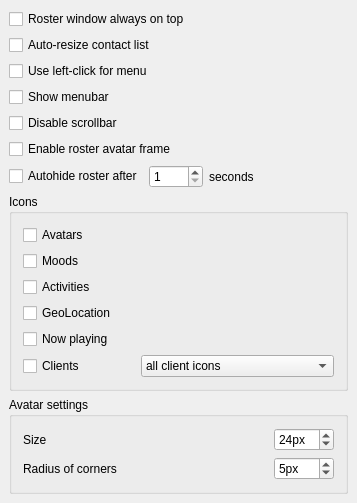
<?xml version="1.0" encoding="UTF-8"?>
<ui version="4.0">
 <class>OptRoster</class>
 <widget class="QWidget" name="OptRoster">
  <property name="geometry">
   <rect>
    <x>0</x>
    <y>0</y>
    <width>357</width>
    <height>481</height>
   </rect>
  </property>
  <property name="windowTitle">
   <string>OptApplicationUI</string>
  </property>
  <layout class="QVBoxLayout">
   <property name="spacing">
    <number>6</number>
   </property>
   <property name="margin">
    <number>9</number>
   </property>
   <item>
    <widget class="QCheckBox" name="ck_alwaysOnTop">
     <property name="text">
      <string>Roster window always on top</string>
     </property>
    </widget>
   </item>
   <item>
    <widget class="QCheckBox" name="ck_autoRosterSize">
     <property name="text">
      <string>Auto-resize contact list</string>
     </property>
    </widget>
   </item>
   <item>
    <widget class="QCheckBox" name="ck_useleft">
     <property name="enabled">
      <bool>true</bool>
     </property>
     <property name="text">
      <string>Use left-click for menu</string>
     </property>
    </widget>
   </item>
   <item>
    <widget class="QCheckBox" name="ck_showMenubar">
     <property name="text">
      <string>Show menubar</string>
     </property>
    </widget>
   </item>
   <item>
    <widget class="QCheckBox" name="ck_disableScrollbar">
     <property name="whatsThis">
      <string>Disables scrollbar in the application window.</string>
     </property>
     <property name="text">
      <string>Disable scrollbar</string>
     </property>
    </widget>
   </item>
   <item>
    <widget class="QCheckBox" name="ck_roster_avatar">
     <property name="whatsThis">
      <string>Enables avatar frame at the top of roster</string>
     </property>
     <property name="text">
      <string>Enable roster avatar frame</string>
     </property>
    </widget>
   </item>
   <item>
    <layout class="QHBoxLayout" name="horizontalLayout_3">
     <item>
      <widget class="QCheckBox" name="cb_autohide">
       <property name="text">
        <string>Autohide roster after</string>
       </property>
      </widget>
     </item>
     <item>
      <widget class="QSpinBox" name="sb_hideInterval">
       <property name="minimum">
        <number>1</number>
       </property>
       <property name="maximum">
        <number>9999</number>
       </property>
      </widget>
     </item>
     <item>
      <widget class="QLabel" name="label_2">
       <property name="text">
        <string>seconds</string>
       </property>
      </widget>
     </item>
     <item>
      <spacer name="horizontalSpacer">
       <property name="orientation">
        <enum>Qt::Horizontal</enum>
       </property>
       <property name="sizeHint" stdset="0">
        <size>
         <width>0</width>
         <height>0</height>
        </size>
       </property>
      </spacer>
     </item>
    </layout>
   </item>
   <item>
    <widget class="QGroupBox" name="gb_docklet">
     <property name="title">
      <string>Icons</string>
     </property>
     <layout class="QVBoxLayout" name="verticalLayout_2">
      <item>
       <widget class="QCheckBox" name="ck_showAvatarIcons">
        <property name="whatsThis">
         <string>Show avatars in roster</string>
        </property>
        <property name="text">
         <string>Avatars</string>
        </property>
       </widget>
      </item>
      <item>
       <widget class="QCheckBox" name="ck_showMoodIcons">
        <property name="whatsThis">
         <string>Show moods in roster</string>
        </property>
        <property name="text">
         <string>Moods</string>
        </property>
       </widget>
      </item>
      <item>
       <widget class="QCheckBox" name="ck_showActivityIcons">
        <property name="whatsThis">
         <string>Show activities in roster</string>
        </property>
        <property name="text">
         <string>Activities</string>
        </property>
       </widget>
      </item>
      <item>
       <widget class="QCheckBox" name="ck_showGeoLocationIcons">
        <property name="whatsThis">
         <string>Show geolocation in roster</string>
        </property>
        <property name="text">
         <string>GeoLocation</string>
        </property>
       </widget>
      </item>
      <item>
       <widget class="QCheckBox" name="ck_showTuneIcons">
        <property name="whatsThis">
         <string>Show icon when contact is listening to music</string>
        </property>
        <property name="text">
         <string>Now playing</string>
        </property>
       </widget>
      </item>
      <item>
       <layout class="QHBoxLayout">
        <property name="spacing">
         <number>5</number>
        </property>
        <item>
         <widget class="QCheckBox" name="ck_showClientIcons">
          <property name="whatsThis">
           <string>Show icon of user client</string>
          </property>
          <property name="text">
           <string>Clients</string>
          </property>
         </widget>
        </item>
        <item>
         <widget class="QComboBox" name="cb_showAllClientIcons" >
          <item>
           <property name="text" >
            <string>all client icons</string>
           </property>
          </item>
          <item>
           <property name="text" >
            <string>only highest priority client icon</string>
           </property>
          </item>
         </widget>
        </item>
       </layout>
      </item>
     </layout>
    </widget>
   </item>
   <item>
    <widget class="QGroupBox" name="gb_avatarsSettings">
     <property name="title">
      <string>Avatar settings</string>
     </property>
     <property name="checkable">
      <bool>false</bool>
     </property>
     <layout class="QVBoxLayout" name="verticalLayout">
      <item>
       <layout class="QHBoxLayout" name="horizontalLayout">
        <item>
         <widget class="QLabel" name="lbl_avatarsSize">
          <property name="text">
           <string>Size</string>
          </property>
         </widget>
        </item>
        <item>
         <widget class="QSpinBox" name="sb_avatarsSize">
          <property name="maximumSize">
           <size>
            <width>60</width>
            <height>16777215</height>
           </size>
          </property>
          <property name="suffix">
           <string>px</string>
          </property>
          <property name="prefix">
           <string/>
          </property>
          <property name="minimum">
           <number>8</number>
          </property>
          <property name="maximum">
           <number>64</number>
          </property>
          <property name="value">
           <number>24</number>
          </property>
         </widget>
        </item>
       </layout>
      </item>
      <item>
       <layout class="QHBoxLayout" name="horizontalLayout_2">
        <item>
         <widget class="QLabel" name="lbl_avatarsRadius">
          <property name="text">
           <string>Radius of corners</string>
          </property>
         </widget>
        </item>
        <item>
         <widget class="QSpinBox" name="sb_avatarsRadius">
          <property name="maximumSize">
           <size>
            <width>60</width>
            <height>16777215</height>
           </size>
          </property>
          <property name="suffix">
           <string>px</string>
          </property>
          <property name="value">
           <number>5</number>
          </property>
         </widget>
        </item>
       </layout>
      </item>
     </layout>
    </widget>
   </item>
  </layout>
 </widget>
 <layoutdefault spacing="6" margin="11"/>
 <tabstops>
  <tabstop>ck_alwaysOnTop</tabstop>
  <tabstop>ck_autoRosterSize</tabstop>
  <tabstop>ck_useleft</tabstop>
  <tabstop>ck_showMenubar</tabstop>
  <tabstop>ck_showAvatarIcons</tabstop>
  <tabstop>ck_showMoodIcons</tabstop>
  <tabstop>ck_showTuneIcons</tabstop>
 </tabstops>
 <resources/>
 <connections>
  <connection>
   <sender>cb_autohide</sender>
   <signal>toggled(bool)</signal>
   <receiver>sb_hideInterval</receiver>
   <slot>setEnabled(bool)</slot>
   <hints>
    <hint type="sourcelabel">
     <x>92</x>
     <y>190</y>
    </hint>
    <hint type="destinationlabel">
     <x>208</x>
     <y>191</y>
    </hint>
   </hints>
  </connection>
 </connections>
</ui>
